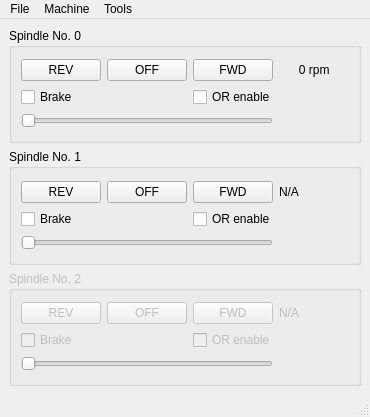
<?xml version="1.0" encoding="UTF-8"?>
<ui version="4.0">
 <class>Form</class>
 <widget class="VCPMainWindow" name="Form">
  <property name="geometry">
   <rect>
    <x>0</x>
    <y>0</y>
    <width>370</width>
    <height>417</height>
   </rect>
  </property>
  <property name="focusPolicy">
   <enum>Qt::StrongFocus</enum>
  </property>
  <property name="windowTitle">
   <string>QtPyVCP Demo - Multi Spindle</string>
  </property>
  <property name="toolTipDuration">
   <number>-1</number>
  </property>
  <property name="promptAtExit" stdset="0">
   <bool>false</bool>
  </property>
  <property name="promot_on_exit" stdset="0">
   <bool>false</bool>
  </property>
  <widget class="QWidget" name="centralwidget">
   <layout class="QVBoxLayout" name="verticalLayout">
    <item>
     <widget class="QGroupBox" name="groupBox_3">
      <property name="title">
       <string>Spindle No. 0</string>
      </property>
      <layout class="QVBoxLayout" name="verticalLayout_5">
       <item>
        <layout class="QGridLayout" name="gridLayout_3">
         <item row="2" column="0" colspan="3">
          <widget class="ActionSlider" name="actionslider_6">
           <property name="orientation">
            <enum>Qt::Horizontal</enum>
           </property>
           <property name="actionName" stdset="0">
            <string>spindle.0.override</string>
           </property>
          </widget>
         </item>
         <item row="0" column="2">
          <widget class="ActionButton" name="actionbutton_36">
           <property name="text">
            <string>FWD</string>
           </property>
           <property name="actionName" stdset="0">
            <string>spindle.0.forward</string>
           </property>
          </widget>
         </item>
         <item row="0" column="1">
          <widget class="ActionButton" name="actionbutton_37">
           <property name="text">
            <string>OFF</string>
           </property>
           <property name="actionName" stdset="0">
            <string>spindle.0.off</string>
           </property>
          </widget>
         </item>
         <item row="0" column="0">
          <widget class="ActionButton" name="actionbutton_35">
           <property name="text">
            <string>REV</string>
           </property>
           <property name="actionName" stdset="0">
            <string>spindle.0.reverse</string>
           </property>
          </widget>
         </item>
         <item row="1" column="0" colspan="2">
          <widget class="ActionCheckBox" name="actioncheckbox_6">
           <property name="text">
            <string>Brake</string>
           </property>
           <property name="actionName" stdset="0">
            <string>spindle.0.brake.toggle</string>
           </property>
          </widget>
         </item>
         <item row="2" column="3">
          <widget class="StatusLabel" name="statuslabelnew_4">
           <property name="factor" stdset="0">
            <double>1.000000000000000</double>
           </property>
           <property name="format" stdset="0">
            <string>{:3.0%}</string>
           </property>
           <property name="statusItem" stdset="0">
            <string>spindle.0.override</string>
           </property>
          </widget>
         </item>
         <item row="0" column="3">
          <widget class="StatusLabel" name="statuslabelnew_6">
           <property name="text">
            <string>      0 rpm</string>
           </property>
           <property name="factor" stdset="0">
            <double>1.000000000000000</double>
           </property>
           <property name="format" stdset="0">
            <string>{:7.0f} rpm</string>
           </property>
           <property name="statusItem" stdset="0">
            <string>spindle.0.speed</string>
           </property>
          </widget>
         </item>
         <item row="1" column="2" colspan="3">
          <widget class="ActionCheckBox" name="actioncheckbox_8">
           <property name="text">
            <string>OR enable</string>
           </property>
           <property name="actionName" stdset="0">
            <string>spindle.0.override.toggle-enable</string>
           </property>
          </widget>
         </item>
        </layout>
       </item>
      </layout>
     </widget>
    </item>
    <item>
     <widget class="QGroupBox" name="groupBox_4">
      <property name="title">
       <string>Spindle No. 1</string>
      </property>
      <layout class="QVBoxLayout" name="verticalLayout_6">
       <item>
        <layout class="QGridLayout" name="gridLayout_4">
         <item row="2" column="0" colspan="3">
          <widget class="ActionSlider" name="actionslider_7">
           <property name="orientation">
            <enum>Qt::Horizontal</enum>
           </property>
           <property name="actionName" stdset="0">
            <string>spindle.1.override</string>
           </property>
          </widget>
         </item>
         <item row="0" column="2">
          <widget class="ActionButton" name="actionbutton_38">
           <property name="text">
            <string>FWD</string>
           </property>
           <property name="actionName" stdset="0">
            <string>spindle.1.forward</string>
           </property>
          </widget>
         </item>
         <item row="0" column="1">
          <widget class="ActionButton" name="actionbutton_39">
           <property name="text">
            <string>OFF</string>
           </property>
           <property name="actionName" stdset="0">
            <string>spindle.1.off</string>
           </property>
          </widget>
         </item>
         <item row="0" column="0">
          <widget class="ActionButton" name="actionbutton_40">
           <property name="text">
            <string>REV</string>
           </property>
           <property name="actionName" stdset="0">
            <string>spindle.1.reverse</string>
           </property>
          </widget>
         </item>
         <item row="1" column="0" colspan="2">
          <widget class="ActionCheckBox" name="actioncheckbox_7">
           <property name="text">
            <string>Brake</string>
           </property>
           <property name="actionName" stdset="0">
            <string>spindle.1.brake.toggle</string>
           </property>
          </widget>
         </item>
         <item row="2" column="3">
          <widget class="StatusLabel" name="statuslabelnew_5">
           <property name="factor" stdset="0">
            <double>1.000000000000000</double>
           </property>
           <property name="format" stdset="0">
            <string>{:3.0%}</string>
           </property>
           <property name="statusItem" stdset="0">
            <string>spindle.1.override</string>
           </property>
          </widget>
         </item>
         <item row="0" column="3">
          <widget class="StatusLabel" name="statuslabelnew_7">
           <property name="text">
            <string>N/A</string>
           </property>
           <property name="factor" stdset="0">
            <double>1.000000000000000</double>
           </property>
           <property name="format" stdset="0">
            <string>{:7.0f} rpm</string>
           </property>
           <property name="statusItem" stdset="0">
            <string>spindle.1.speed</string>
           </property>
          </widget>
         </item>
         <item row="1" column="2" colspan="3">
          <widget class="ActionCheckBox" name="actioncheckbox_9">
           <property name="text">
            <string>OR enable</string>
           </property>
           <property name="actionName" stdset="0">
            <string>spindle.1.override.toggle-enable</string>
           </property>
          </widget>
         </item>
        </layout>
       </item>
      </layout>
     </widget>
    </item>
    <item>
     <widget class="QGroupBox" name="groupBox_5">
      <property name="enabled">
       <bool>false</bool>
      </property>
      <property name="title">
       <string>Spindle No. 2</string>
      </property>
      <layout class="QVBoxLayout" name="verticalLayout_7">
       <item>
        <layout class="QGridLayout" name="gridLayout_5">
         <item row="2" column="0" colspan="3">
          <widget class="ActionSlider" name="actionslider_8">
           <property name="orientation">
            <enum>Qt::Horizontal</enum>
           </property>
           <property name="actionName" stdset="0">
            <string>spindle.2.override</string>
           </property>
          </widget>
         </item>
         <item row="0" column="2">
          <widget class="ActionButton" name="actionbutton_41">
           <property name="text">
            <string>FWD</string>
           </property>
           <property name="actionName" stdset="0">
            <string>spindle.2.forward</string>
           </property>
          </widget>
         </item>
         <item row="0" column="1">
          <widget class="ActionButton" name="actionbutton_42">
           <property name="text">
            <string>OFF</string>
           </property>
           <property name="actionName" stdset="0">
            <string>spindle.2.off</string>
           </property>
          </widget>
         </item>
         <item row="0" column="0">
          <widget class="ActionButton" name="actionbutton_43">
           <property name="text">
            <string>REV</string>
           </property>
           <property name="actionName" stdset="0">
            <string>spindle.2.reverse</string>
           </property>
          </widget>
         </item>
         <item row="1" column="0" colspan="2">
          <widget class="ActionCheckBox" name="actioncheckbox_10">
           <property name="text">
            <string>Brake</string>
           </property>
           <property name="actionName" stdset="0">
            <string>spindle.2.brake.toggle</string>
           </property>
          </widget>
         </item>
         <item row="2" column="3">
          <widget class="StatusLabel" name="statuslabelnew_8">
           <property name="factor" stdset="0">
            <double>1.000000000000000</double>
           </property>
           <property name="format" stdset="0">
            <string>{:3.0%}</string>
           </property>
           <property name="statusItem" stdset="0">
            <string>spindle.2.override</string>
           </property>
          </widget>
         </item>
         <item row="0" column="3">
          <widget class="StatusLabel" name="statuslabelnew_9">
           <property name="text">
            <string>N/A</string>
           </property>
           <property name="factor" stdset="0">
            <double>1.000000000000000</double>
           </property>
           <property name="format" stdset="0">
            <string>{:7.0f} rpm</string>
           </property>
           <property name="statusItem" stdset="0">
            <string>spindle.2.speed</string>
           </property>
          </widget>
         </item>
         <item row="1" column="2" colspan="3">
          <widget class="ActionCheckBox" name="actioncheckbox_11">
           <property name="text">
            <string>OR enable</string>
           </property>
           <property name="actionName" stdset="0">
            <string>spindle.2.override.toggle-enable</string>
           </property>
          </widget>
         </item>
        </layout>
       </item>
      </layout>
     </widget>
    </item>
   </layout>
  </widget>
  <widget class="QMenuBar" name="menuBar">
   <property name="geometry">
    <rect>
     <x>0</x>
     <y>0</y>
     <width>370</width>
     <height>20</height>
    </rect>
   </property>
   <widget class="QMenu" name="menuExit">
    <property name="title">
     <string>File</string>
    </property>
    <widget class="QMenu" name="menuRecentFiles">
     <property name="title">
      <string>Recent &amp;Files</string>
     </property>
     <addaction name="actionFile1"/>
    </widget>
    <addaction name="actionOpen"/>
    <addaction name="menuRecentFiles"/>
    <addaction name="actionReload"/>
    <addaction name="actionClose"/>
    <addaction name="actionSave_As"/>
    <addaction name="separator"/>
    <addaction name="actionExit"/>
   </widget>
   <widget class="QMenu" name="menuMachine">
    <property name="title">
     <string>Machine</string>
    </property>
    <widget class="QMenu" name="menuHoming">
     <property name="title">
      <string>Homing</string>
     </property>
     <addaction name="actionHome_All"/>
     <addaction name="actionHome_X"/>
     <addaction name="actionHome_Y"/>
     <addaction name="actionHome_Z"/>
    </widget>
    <widget class="QMenu" name="menuCooling">
     <property name="title">
      <string>Cooling</string>
     </property>
     <addaction name="action_Mist_toggle"/>
     <addaction name="action_Flood_toggle"/>
    </widget>
    <addaction name="action_EmergencyStop_toggle"/>
    <addaction name="action_MachinePower_toggle"/>
    <addaction name="separator"/>
    <addaction name="actionRun_Program"/>
    <addaction name="actionRun_From_Line"/>
    <addaction name="actionStep"/>
    <addaction name="actionPause"/>
    <addaction name="actionResume"/>
    <addaction name="actionStop"/>
    <addaction name="actionPause_at_M1"/>
    <addaction name="actionSkip_lines_with"/>
    <addaction name="separator"/>
    <addaction name="menuHoming"/>
    <addaction name="menuCooling"/>
    <addaction name="separator"/>
    <addaction name="actionOverride_Limits"/>
   </widget>
   <widget class="QMenu" name="menuTools">
    <property name="title">
     <string>Tools</string>
    </property>
    <addaction name="actionHalmeter"/>
    <addaction name="actionHalshow"/>
    <addaction name="actionHAL_Scope"/>
    <addaction name="actionCalibration"/>
   </widget>
   <addaction name="menuExit"/>
   <addaction name="menuMachine"/>
   <addaction name="menuTools"/>
  </widget>
  <widget class="QStatusBar" name="statusBar"/>
  <action name="actionExit">
   <property name="text">
    <string>Exit</string>
   </property>
  </action>
  <action name="actionOpen">
   <property name="text">
    <string>&amp;Open ...</string>
   </property>
   <property name="shortcut">
    <string>O</string>
   </property>
   <property name="actionName" stdset="0">
    <string>program.open</string>
   </property>
  </action>
  <action name="actionClose">
   <property name="text">
    <string>Close</string>
   </property>
  </action>
  <action name="actionReload">
   <property name="text">
    <string>&amp;Reload</string>
   </property>
   <property name="shortcut">
    <string>Ctrl+R</string>
   </property>
  </action>
  <action name="actionSave_As">
   <property name="text">
    <string>Save As ...</string>
   </property>
  </action>
  <action name="actionHome_X">
   <property name="text">
    <string>Home &amp;X</string>
   </property>
  </action>
  <action name="actionHome_Y">
   <property name="text">
    <string>Home &amp;Y</string>
   </property>
  </action>
  <action name="actionHome_Z">
   <property name="text">
    <string>Home &amp;Z</string>
   </property>
  </action>
  <action name="action_EmergencyStop_toggle">
   <property name="text">
    <string>Toggle E-stop</string>
   </property>
   <property name="shortcut">
    <string>F1</string>
   </property>
   <property name="actionName" stdset="0">
    <string>machine.estop.toggle</string>
   </property>
  </action>
  <action name="action_MachinePower_toggle">
   <property name="text">
    <string>Machine Power</string>
   </property>
   <property name="shortcut">
    <string>F2</string>
   </property>
   <property name="actionName" stdset="0">
    <string>machine.power.toggle</string>
   </property>
  </action>
  <action name="actionHome_All">
   <property name="text">
    <string>Home All</string>
   </property>
  </action>
  <action name="actionRun_Program">
   <property name="text">
    <string>Run Program</string>
   </property>
   <property name="shortcut">
    <string>R</string>
   </property>
   <property name="actionName" stdset="0">
    <string>program.run</string>
   </property>
  </action>
  <action name="actionFile1">
   <property name="text">
    <string>File1</string>
   </property>
  </action>
  <action name="actionReport_Actual_Position">
   <property name="checkable">
    <bool>true</bool>
   </property>
   <property name="text">
    <string>Report Actual Position</string>
   </property>
  </action>
  <action name="actionTest">
   <property name="text">
    <string>Test</string>
   </property>
  </action>
  <action name="action_Mist_toggle">
   <property name="checkable">
    <bool>true</bool>
   </property>
   <property name="text">
    <string>Mist</string>
   </property>
   <property name="shortcut">
    <string>F7</string>
   </property>
   <property name="actionName" stdset="0">
    <string>coolant.mist.toggle</string>
   </property>
  </action>
  <action name="action_Flood_toggle">
   <property name="checkable">
    <bool>true</bool>
   </property>
   <property name="text">
    <string>Flood</string>
   </property>
   <property name="shortcut">
    <string>F8</string>
   </property>
   <property name="actionName" stdset="0">
    <string>coolant.flood.toggle</string>
   </property>
  </action>
  <action name="action_program_run">
   <property name="text">
    <string>Run Program</string>
   </property>
  </action>
  <action name="action_coolant_floodToggle">
   <property name="checkable">
    <bool>true</bool>
   </property>
   <property name="text">
    <string>Flood</string>
   </property>
  </action>
  <action name="actionHalshow">
   <property name="text">
    <string>HAL Show</string>
   </property>
   <property name="actionName" stdset="0">
    <string>tool.halshow</string>
   </property>
  </action>
  <action name="actionHalmeter">
   <property name="text">
    <string>HAL Meter</string>
   </property>
   <property name="actionName" stdset="0">
    <string>tool.halmeter</string>
   </property>
  </action>
  <action name="actionHAL_Scope">
   <property name="text">
    <string>HAL Scope</string>
   </property>
   <property name="actionName" stdset="0">
    <string>tool.halscope</string>
   </property>
  </action>
  <action name="actionCalibration">
   <property name="text">
    <string>Calibration</string>
   </property>
   <property name="actionName" stdset="0">
    <string>tool.calibration</string>
   </property>
  </action>
  <action name="actionOverride_Limits">
   <property name="text">
    <string>Override Limits</string>
   </property>
   <property name="actionName" stdset="0">
    <string>machine.override-limits</string>
   </property>
  </action>
  <action name="actionOverride_Limits_2">
   <property name="text">
    <string>Override Limits</string>
   </property>
   <property name="actionName" stdset="0">
    <string>machine.override-limits</string>
   </property>
  </action>
  <action name="actionRun_From_Line">
   <property name="text">
    <string>Run From Line</string>
   </property>
   <property name="actionName" stdset="0">
    <string>program.run-from-line</string>
   </property>
  </action>
  <action name="actionStep">
   <property name="text">
    <string>Step</string>
   </property>
   <property name="shortcut">
    <string>T</string>
   </property>
   <property name="actionName" stdset="0">
    <string>program.step</string>
   </property>
  </action>
  <action name="actionPause">
   <property name="text">
    <string>Pause</string>
   </property>
   <property name="shortcut">
    <string>P</string>
   </property>
   <property name="actionName" stdset="0">
    <string>program.pause</string>
   </property>
  </action>
  <action name="actionStop">
   <property name="text">
    <string>Stop</string>
   </property>
   <property name="shortcut">
    <string>Esc</string>
   </property>
   <property name="actionName" stdset="0">
    <string>program.abort</string>
   </property>
  </action>
  <action name="actionResume">
   <property name="text">
    <string>Resume</string>
   </property>
   <property name="shortcut">
    <string>S</string>
   </property>
   <property name="actionName" stdset="0">
    <string>program.resume</string>
   </property>
  </action>
  <action name="actionPause_at_M1">
   <property name="text">
    <string>Pause at 'M1'</string>
   </property>
   <property name="actionName" stdset="0">
    <string>program.optional-stop.toggle</string>
   </property>
  </action>
  <action name="actionSkip_lines_with">
   <property name="text">
    <string>Skip lines with '/'</string>
   </property>
   <property name="actionName" stdset="0">
    <string>program.block-delete.toggle</string>
   </property>
  </action>
 </widget>
 <customwidgets>
  <customwidget>
   <class>ActionCheckBox</class>
   <extends>QCheckBox</extends>
   <header>QtPyVCP.widgets.button_widgets.action_checkbox</header>
  </customwidget>
  <customwidget>
   <class>VCPMainWindow</class>
   <extends>QMainWindow</extends>
   <header>QtPyVCP.widgets.form_widgets.main_window</header>
   <container>1</container>
  </customwidget>
  <customwidget>
   <class>ActionSlider</class>
   <extends>QSlider</extends>
   <header>QtPyVCP.widgets.input_widgets.action_slider</header>
  </customwidget>
  <customwidget>
   <class>ActionButton</class>
   <extends>QPushButton</extends>
   <header>QtPyVCP.widgets.button_widgets.action_button</header>
  </customwidget>
  <customwidget>
   <class>StatusLabel</class>
   <extends>QLabel</extends>
   <header>QtPyVCP.widgets.display_widgets.status_label</header>
  </customwidget>
 </customwidgets>
 <resources>
  <include location="brender/resources/brender.qrc"/>
 </resources>
 <connections/>
 <designerdata>
  <property name="gridDeltaX">
   <number>10</number>
  </property>
  <property name="gridDeltaY">
   <number>10</number>
  </property>
  <property name="gridSnapX">
   <bool>true</bool>
  </property>
  <property name="gridSnapY">
   <bool>true</bool>
  </property>
  <property name="gridVisible">
   <bool>true</bool>
  </property>
 </designerdata>
</ui>
